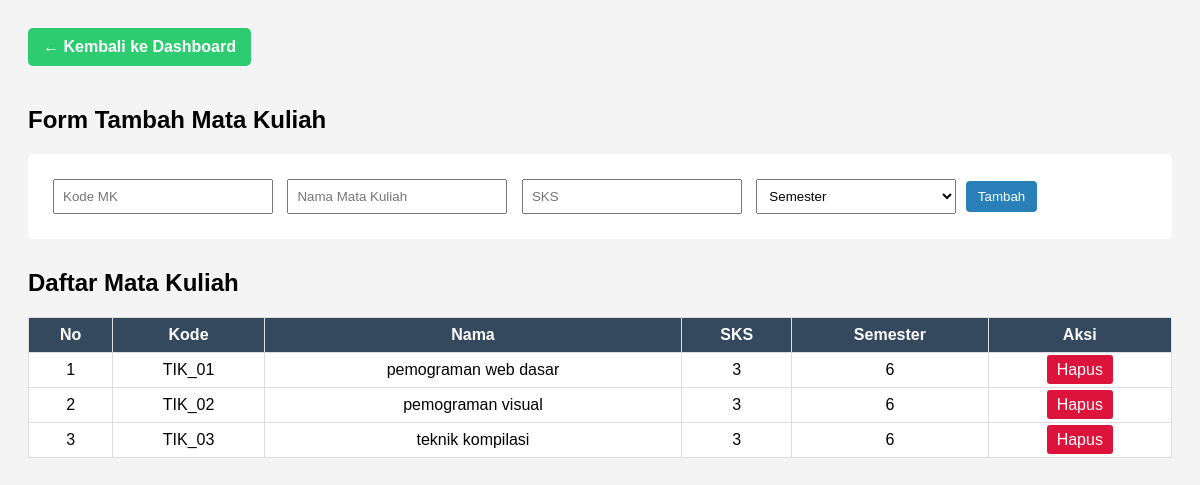
Screenshot of /matakuliah.php (signed in) with the database file from the repository.
### tables this page shows
CREATE TABLE `matakuliah` (
  `id_matakuliah` int(11) NOT NULL,
  `kode_matakuliah` varchar(10) NOT NULL,
  `nama_matakuliah` varchar(100) NOT NULL,
  `sks` int(11) DEFAULT NULL,
  `semester` int(11) DEFAULT NULL,
  `created_at` timestamp NOT NULL DEFAULT current_timestamp()
);

### matakuliah.php (the view, shortened to what this page needs)
<?php
include 'koneksi.php';
$matakuliah = mysqli_query($koneksi, "SELECT * FROM matakuliah");
?>
<!DOCTYPE html>
<html>
<head>
</head>
<body>
<a href="dashboard.php" class="back-btn">← Kembali ke Dashboard</a>
<h2>Form Tambah Mata Kuliah</h2>
<form method="POST">
    <input type="text" name="kode" placeholder="Kode MK" required>
    <input type="text" name="nama" placeholder="Nama Mata Kuliah" required>
    <input type="number" name="sks" placeholder="SKS" required>
    <select name="semester" required>
        <option value="">Semester</option>
    </select>
    <button type="submit" name="tambah">Tambah</button>
</form>
<h2>Daftar Mata Kuliah</h2>
<table>
    <tr>
        <th>No</th>
        <th>Kode</th>
        <th>Nama</th>
        <th>SKS</th>
        <th>Semester</th>
        <th>Aksi</th>
    </tr>
    <?php $no = 1; while ($row = mysqli_fetch_assoc($matakuliah)) { ?>
    <tr>
        <td><?= $no++ ?></td>
        <td><?= $row['kode_matakuliah'] ?></td>
        <td><?= $row['nama_matakuliah'] ?></td>
        <td><?= $row['sks'] ?></td>
        <td><?= $row['semester'] ?></td>
        <td>
            <a href="matakuliah.php?hapus=<?= $row['id_matakuliah'] ?>"
               onclick="return confirm('Hapus data ini?')"
               class="btn-danger">Hapus</a>
        </td>
    </tr>
    <?php } ?>
</table>
</body>
</html>

### matakuliah.php (style rules this page uses)
body { font-family: Arial, sans-serif; padding: 20px; background: #f4f4f4; }
.back-btn { display: inline-block; margin-bottom: 20px; padding: 10px 15px; background-color: #2ecc71; color: white; text-decoration: none; border-radius: 5px; font-weight: bold; }
form { margin-bottom: 30px; background: #fff; padding: 20px; border-radius: 5px; }
input, select { padding: 8px; margin: 5px; width: 200px; }
button { padding: 8px 12px; background-color: #2980b9; color: white; border: none; border-radius: 4px; }
table { width: 100%; border-collapse: collapse; background: #fff; }
th, td { border: 1px solid #ddd; padding: 8px; text-align: center; }
th { background: #34495e; color: white; }
.btn-danger { color: white; background: crimson; border: none; padding: 6px 10px; text-decoration: none; border-radius: 3px; }

### rows the page displays
matakuliah: kode_matakuliah "TIK_01", nama_matakuliah "pemograman web dasar", sks "3", semester "6"
matakuliah: kode_matakuliah "TIK_02", nama_matakuliah "pemograman visual", sks "3", semester "6"
matakuliah: kode_matakuliah "TIK_03", nama_matakuliah "teknik kompilasi", sks "3", semester "6"
